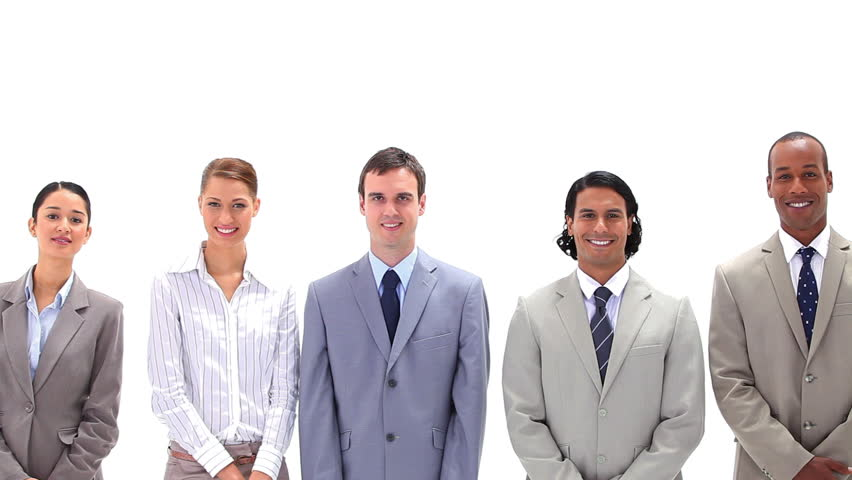
#> input picture Prog16/3.jpg, 852 x 480 px
$ python prg16.py
#> lines starting #> are read from the running program, lines starting #| are printed output that depends on the picture
'''
Separate color image into 3 separate R,G,B
#Enhance R plane by +30
#Enhance G plane by -30
#Enhance B plane by +20

Combine the resultant R,G,B to set new colour image

'''

import cv2
import numpy as np

file = input('Enter the name of the file')
#> the answer given: 3.jpg
img = cv2.imread(file,-1)
#> img is the input picture: shape (480, 852, 3); mean B, G, R 208.4, 205.8, 211.5
split_and_merge = img

row,col,channel = img.shape
#> row = 480; col = 852; channel = 3

b,g,r = cv2.split(img)
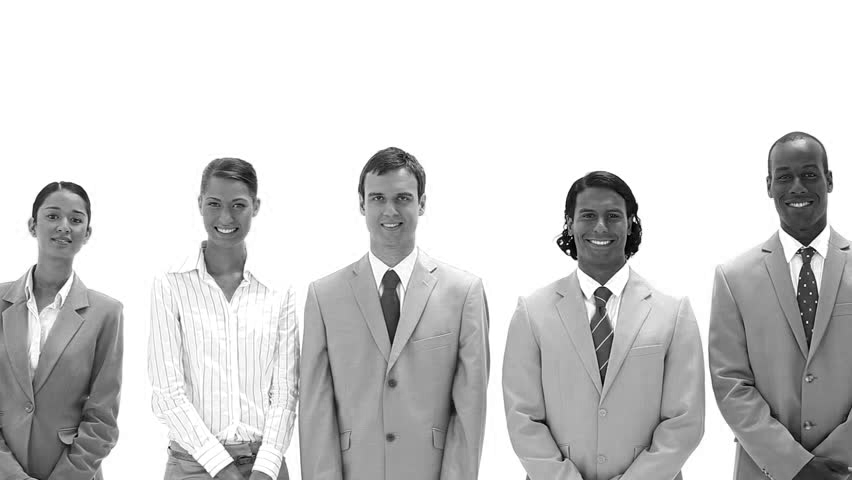
#> b: shape (480, 852); min 0, max 255, mean 208.4
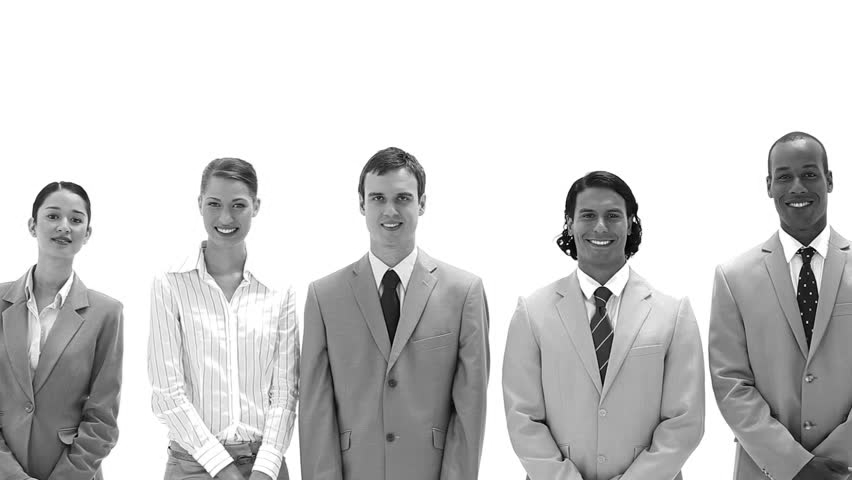
#> g: shape (480, 852); min 0, max 255, mean 205.8
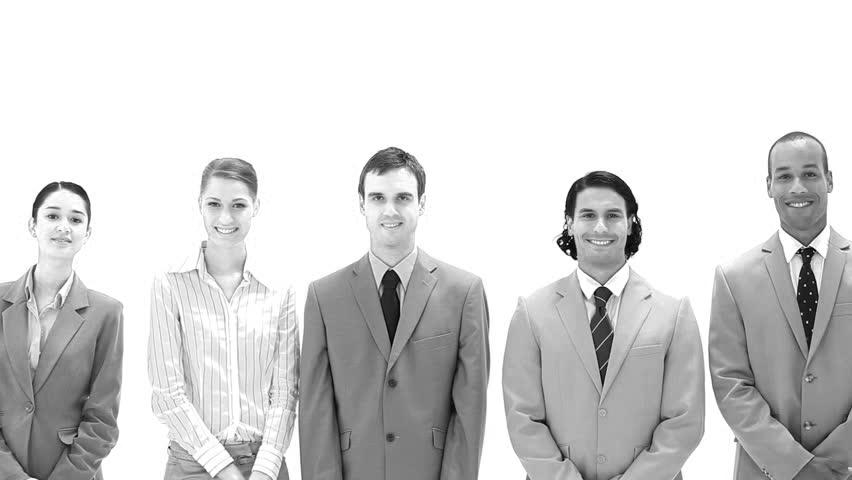
#> r: shape (480, 852); min 0, max 255, mean 211.5

for i in range(row):
	for j in range(col):
		b[i,j] = min(b[i,j]+20,255)

for i in range(row):
	for j in range(col):
		g[i,j] = max(g[i,j]-20,0)

for i in range(row):
	for j in range(col):
		r[i,j] = min(r[i,j]+30,255)
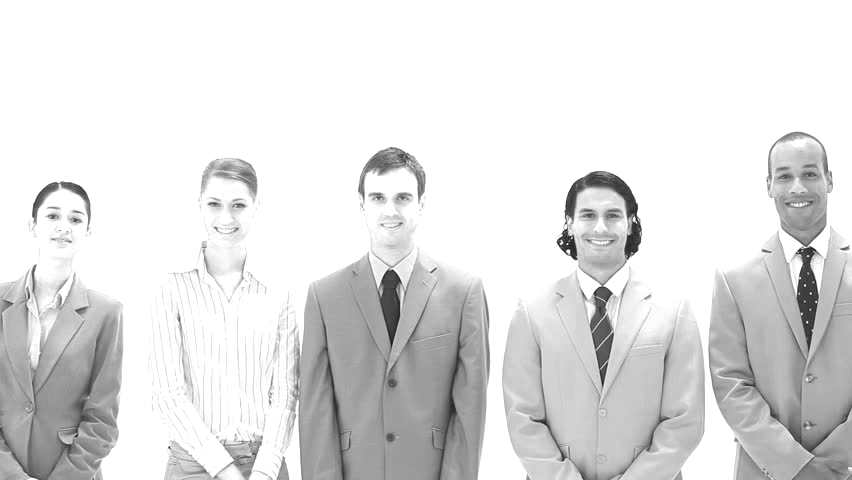
#> r: shape (480, 852); min 30, max 255, mean 224.5

for i in range(row):
	for j in range(col):
		split_and_merge[i,j,0] = b[i,j]
		split_and_merge[i,j,1] = g[i,j]
		split_and_merge[i,j,2] = r[i,j]
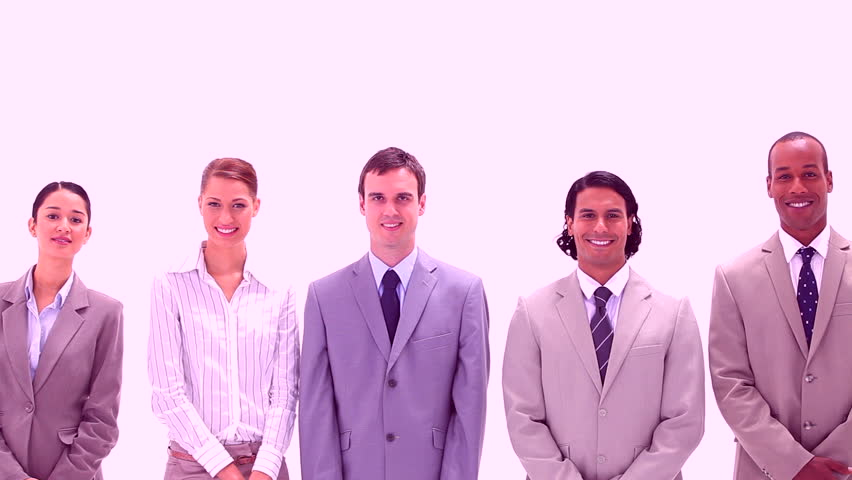
#> split_and_merge: shape (480, 852, 3); mean B, G, R 217.2, 185.8, 224.5

cv2.imwrite('split_and_merge.jpg',split_and_merge)
